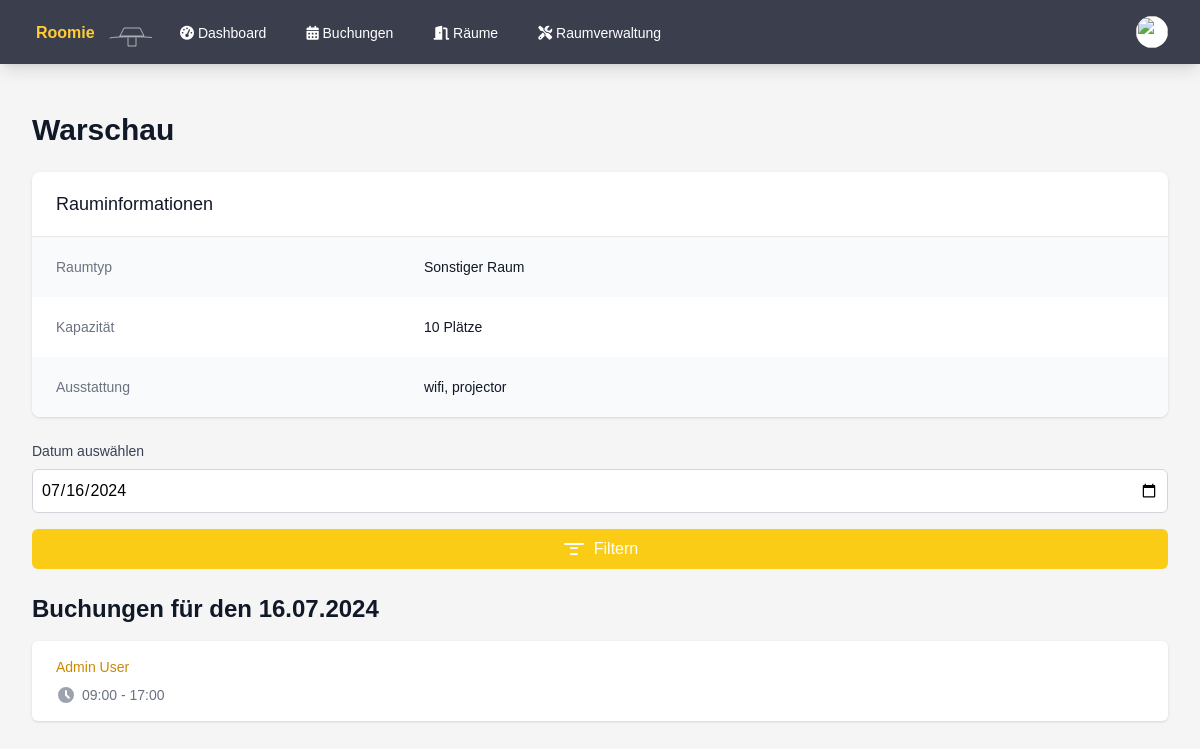
Before: /room_details.php?id=2 (signed in) with the older database file.
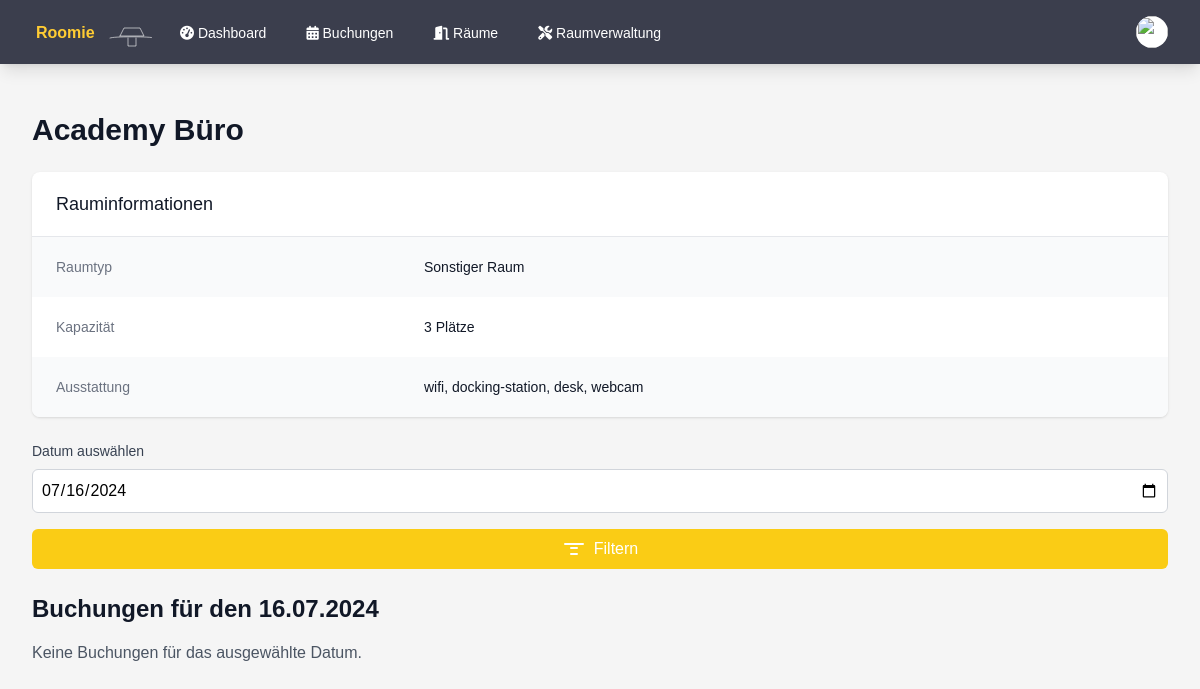
After: the same page with the newer database file.
### tables this page shows
CREATE TABLE rooms (
        id INTEGER PRIMARY KEY AUTOINCREMENT,
        name TEXT NOT NULL,
        number TEXT,
        type TEXT NOT NULL,
        capacity INTEGER DEFAULT 0,
        is_favorite INTEGER DEFAULT 0,
        equipment TEXT,
        grid_position INTEGER
    );

CREATE TABLE bookings (
        id INTEGER PRIMARY KEY AUTOINCREMENT,
        user_id INTEGER,
        room_id INTEGER,
        seat_id INTEGER,
        date TEXT NOT NULL,
        start_time TEXT NOT NULL,
        end_time TEXT NOT NULL,
        FOREIGN KEY (user_id) REFERENCES users(id),
        FOREIGN KEY (room_id) REFERENCES rooms(id),
        FOREIGN KEY (seat_id) REFERENCES seats(id)
    );

CREATE TABLE users (
        id INTEGER PRIMARY KEY AUTOINCREMENT,
        name TEXT NOT NULL,
        email TEXT UNIQUE NOT NULL,
        password TEXT NOT NULL,
        is_admin INTEGER DEFAULT 0,
        profile_image VARCHAR(255),
        notifications BOOLEAN DEFAULT 0,
        created_at DATETIME DEFAULT CURRENT_TIMESTAMP
    );

### room_details.php (the view, shortened to what the changed rows need)
<?php
$room_id = $_GET['id'] ?? null;
$selected_date = $_GET['date'] ?? date('Y-m-d');
try {
    $db = getDatabaseConnection();
    $stmt = $db->prepare('SELECT r.*
                          FROM rooms r
                          WHERE r.id = :id');
    $stmt->execute(['id' => $room_id]);
    $room = $stmt->fetch(PDO::FETCH_ASSOC);
    $stmt = $db->prepare('SELECT b.*, u.name as user_name
                          FROM bookings b
                          JOIN users u ON b.user_id = u.id
                          WHERE b.room_id = :room_id AND b.date = :selected_date
                          ORDER BY b.start_time');
    $stmt->execute(['room_id' => $room_id, 'selected_date' => $selected_date]);
    $bookings = $stmt->fetchAll(PDO::FETCH_ASSOC);
    $selected_date_formatted = (new DateTime($selected_date))->format('d.m.Y');
} catch (Exception $e) {
    $error = $e->getMessage();
}
function getRoomTypeName($type)
{
    switch ($type) {
        default:
            return 'Sonstiger Raum';
    }
}
?>
<!DOCTYPE html>
<html lang="de">
<head>
    <script src="https://cdn.tailwindcss.com"></script>
    <link rel="stylesheet" href="styles.css">
    <link rel="stylesheet" href="https://cdnjs.cloudflare.com/ajax/libs/font-awesome/6.1.1/css/all.min.css">
</head>
<body class="bg-custom-background">
    <div class="max-w-7xl mx-auto py-6 sm:px-6 lg:px-8">
        <div class="px-4 py-6 sm:px-0">
            <?php if (isset($error)) : ?>
                <div class="bg-red-100 border-l-4 border-red-500 text-red-700 p-4 mb-6" role="alert">
                    <p><?php echo htmlspecialchars($error); ?></p>
                </div>
            <?php else : ?>
                <h1 class="text-3xl font-bold text-gray-900 mb-6"><?php echo htmlspecialchars($room['name']); ?></h1>
                <div class="bg-white shadow overflow-hidden sm:rounded-lg mb-6">
                    <div class="px-4 py-5 sm:px-6">
                        <h3 class="text-lg leading-6 font-medium text-gray-900">
                            Rauminformationen
                        </h3>
                    </div>
                    <div class="border-t border-gray-200">
                        <dl>
                            <div class="bg-gray-50 px-4 py-5 sm:grid sm:grid-cols-3 sm:gap-4 sm:px-6">
                                <dt class="text-sm font-medium text-gray-500">
                                    Raumtyp
                                </dt>
                                <dd class="mt-1 text-sm text-gray-900 sm:mt-0 sm:col-span-2">
                                    <?php echo htmlspecialchars(getRoomTypeName($room['type'])); ?>
                                </dd>
                            </div>
                            <div class="bg-white px-4 py-5 sm:grid sm:grid-cols-3 sm:gap-4 sm:px-6">
                                <dt class="text-sm font-medium text-gray-500">
                                    Kapazität
                                </dt>
                                <dd class="mt-1 text-sm text-gray-900 sm:mt-0 sm:col-span-2">
                                    <?php echo $room['capacity']; ?> Plätze
                                </dd>
                            </div>
                            <div class="bg-gray-50 px-4 py-5 sm:grid sm:grid-cols-3 sm:gap-4 sm:px-6">
                                <dt class="text-sm font-medium text-gray-500">
                                    Ausstattung
                                </dt>
                                <dd class="mt-1 text-sm text-gray-900 sm:mt-0 sm:col-span-2">
                                    <?php
                                    $equipment = json_decode($room['equipment'], true);
                                    echo $equipment ? implode(', ', $equipment) : 'Keine spezielle Ausstattung';
                                    ?>
                                </dd>
                            </div>
                        </dl>
                    </div>
                </div>
                <form method="GET" action="room_details.php" class="mb-6">
                    <label for="date" class="block text-sm font-medium text-gray-700 mb-2">Datum auswählen</label>
                    <input type="date" id="date" name="date" value="<?php echo htmlspecialchars($selected_date); ?>" class="w-full bg-white border border-gray-300 rounded-md p-2 mb-4">
                    <button type="submit" class="w-full bg-yellow-400 hover:bg-yellow-500 text-white rounded-md p-2 transition-colors duration-200 flex items-center justify-center">
                        <svg xmlns="http://www.w3.org/2000/svg" class="h-6 w-6 mr-2" fill="none" viewBox="0 0 24 24" stroke="currentColor">
                            <path stroke-linecap="round" stroke-linejoin="round" stroke-width="2" d="M3 7h18M9 17h6M9 11h6" />
                        </svg>
                        Filtern
                    </button>
                </form>
                <h2 class="text-2xl font-bold text-gray-900 mb-4">Buchungen für den <?php echo htmlspecialchars($selected_date_formatted); ?></h2>
                <?php if (empty($bookings)) : ?>
                    <p class="text-gray-600">Keine Buchungen für das ausgewählte Datum.</p>
                <?php else : ?>
                    <div class="bg-white shadow overflow-hidden sm:rounded-md">
                        <ul class="divide-y divide-gray-200">
                            <?php foreach ($bookings as $booking) : ?>
                                <li>
                                    <div class="px-4 py-4 sm:px-6">
                                        <div class="flex items-center justify-between">
                                            <p class="text-sm font-medium text-yellow-600 truncate">
                                                <?php echo htmlspecialchars($booking['user_name']); ?>
                                            </p>
                                        </div>
                                        <div class="mt-2 sm:flex sm:justify-between">
                                            <div class="sm:flex">
                                                <p class="flex items-center text-sm text-gray-500">
                                                    <svg class="flex-shrink-0 mr-1.5 h-5 w-5 text-gray-400" xmlns="http://www.w3.org/2000/svg" viewBox="0 0 20 20" fill="currentColor">
                                                        <path fill-rule="evenodd" d="M10 18a8 8 0 100-16 8 8 0 000 16zm1-12a1 1 0 10-2 0v4a1 1 0 00.293.707l2.828 2.829a1 1 0 101.415-1.415L11 9.586V6z" clip-rule="evenodd" />
                                                    </svg>
                                                    <?php echo $booking['start_time'] . ' - ' . $booking['end_time']; ?>
                                                </p>
                                            </div>
                                        </div>
                                    </div>
                                </li>
                            <?php endforeach; ?>
                        </ul>
                    </div>
                <?php endif; ?>
            <?php endif; ?>
        </div>
    </div>
</body>
</html>

Changed rows visible on the page:
removed bookings: user.name "Admin User", start_time "09:00", end_time "17:00"
changed rooms "Sonstiger Raum": name "Warschau" → "Academy Büro"; capacity "10" → "3"; equipment "wifi, projector" → "wifi, docking-station, desk, webcam"
Other visible differences:
text now shown: "Keine Buchungen für das ausgewählte Datum."
